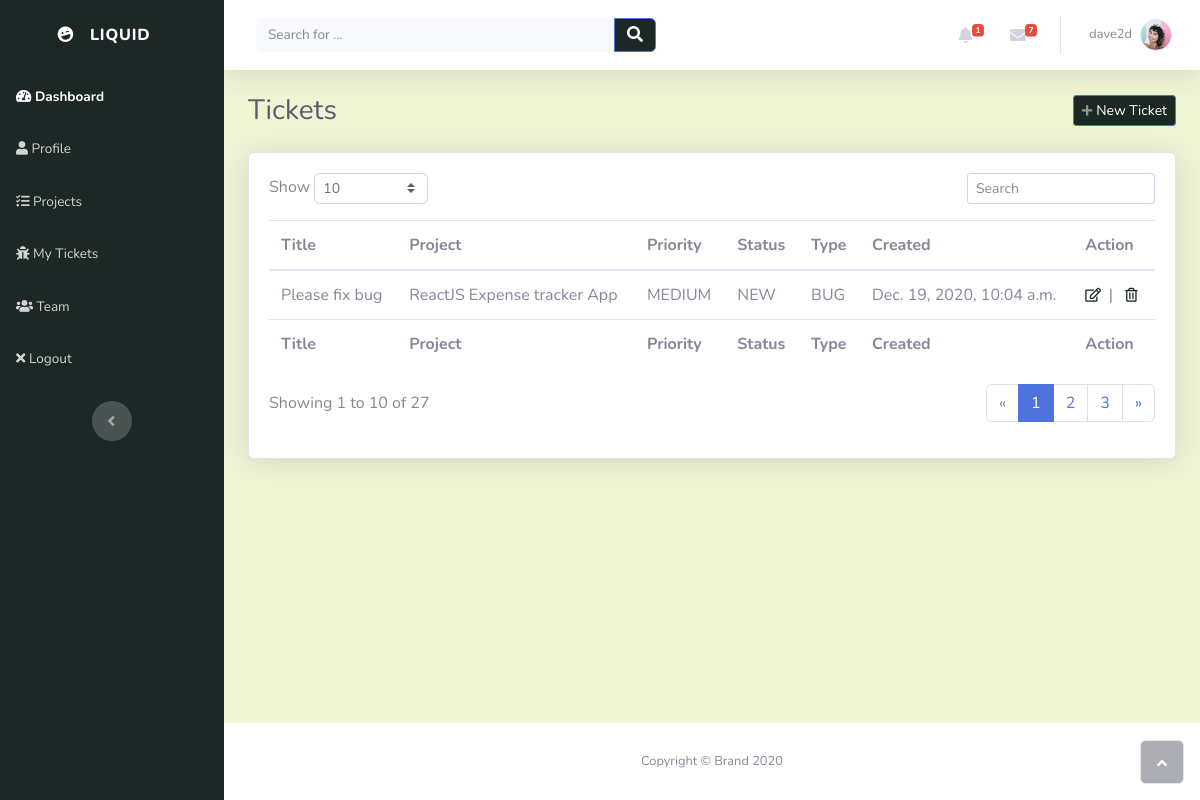
Screenshot of /tickets/ (signed in) with the database file from the repository.
### account/models.py (models this page shows, shortened)
class Account(AbstractBaseUser):
    email = models.EmailField(verbose_name="email", max_length=30, unique=True)
    username = models.CharField(max_length=30, unique=True)
    date_created = models.DateTimeField(verbose_name="date created", auto_now_add=True)
    last_login = models.DateTimeField(verbose_name="last login", auto_now=True)
    is_admin = models.BooleanField(default=False)
    is_staff = models.BooleanField(default=False)
    is_active = models.BooleanField(default=True)
    is_super_user = models.BooleanField(default=False)
    USERNAME_FIELD = 'email'
    REQUIRED_FIELDS = ['username']
    objects = AccountManager()
    def __str__(self):
        return self.username

### tickets/models.py (models this page shows)
class Ticket(models.Model):
    TICKET_PRIORITY = (
        ('NONE', 'None'),
        ('LOW', 'Low'),
        ('MEDIUM', 'Medium'),
        ('HIGH', 'High'),
    )
    TICKET_STATUS = (
        ('NEW', 'New'),
        ('IN_PROGRESS', 'In_Progress'),
        ('RESOLVED', 'Resolved'),
    )
    TICKET_TYPE = (
        ('TASK', 'Task'),
        ('BUG', 'Bug'),
        ('CHANGE', 'Change'),
        ('FEATURE', 'Feature_request')
    )
    title = models.CharField(max_length=50)
    description = models.CharField(max_length=200)
    assigned_to = models.ForeignKey(Profile, related_name="user_tickets", on_delete=models.CASCADE)
    created_by = models.ForeignKey(Profile, on_delete=models.CASCADE)
    project = models.ForeignKey(Project, related_name="tickets", on_delete=models.CASCADE)
    created_on = models.DateTimeField(verbose_name="created_on", auto_now_add=True)
    updated = models.DateTimeField(verbose_name="date updated", auto_now=True)
    priority = models.CharField(max_length=12, choices=TICKET_PRIORITY, default='NONE')
    status = models.CharField(max_length=12, choices=TICKET_STATUS, default='NEW')
    class_type = models.CharField(max_length=12, choices=TICKET_TYPE, default='TASK')
    def __str__(self):
        return self.title

### projects/models.py (models this page shows)
class Project(models.Model):
    name = models.CharField(max_length=50, unique=True)
    description = models.CharField(max_length=200)
    created_on = models.DateTimeField(verbose_name="date created", auto_now_add=True)
    created_by = models.ForeignKey(Profile, on_delete=models.CASCADE)
    def __str__(self):
        return self.name

### tickets/views.py (the view)
# urls.py: path('', views.tickets_view, name = "tickets_page"),
def tickets_view(request):
    context = {}
    user = request.user
    user_profile = get_object_or_404(Profile, user = user)
    context['user_tickets'] = Ticket.objects.filter(assigned_to = user_profile)
    context['profile'] = user_profile
    context['direct_messages'] = DirectMessage.objects.filter(receiver = user_profile).order_by('-created_on')[:5]
    context['alerts'] = Alert.objects.filter(user = user_profile).order_by('-created_on')[:5]
    return render(request, "tickets/tickets.html", context)

### tickets/templates/tickets/tickets.html (shortened to what this page needs)
{% extends "index/header.html" %} {% block title %}Teams{% endblock %} {% block content %}
<div class="d-sm-flex justify-content-between align-items-center mb-4">
	<h3 class="text-dark mb-0">Tickets</h3>
	<a
		class="btn btn-primary btn-sm d-none d-sm-inline-block"
		role="button"
		href="#"
		style="background: rgb(28, 40, 38)"
		><em class="fas fa-plus fa-sm text-white-50"></em>&nbsp;New Ticket</a
	>
</div>
<div class="card shadow">
	<div class="card-body">
		<div class="row">
			<div class="col-md-6 text-nowrap">
				<div id="dataTable_length" class="dataTables_length" aria-controls="dataTable">
					<label
						>Show&nbsp;<select class="form-control form-control-sm custom-select custom-select-sm">
							<option value="10" selected="">10</option>
							<option value="100">100</option></select
						>&nbsp;</label
					>
				</div>
			</div>
			<div class="col-md-6">
				<div class="text-md-right dataTables_filter" id="dataTable_filter">
					<label
						><input
							type="search"
							class="form-control form-control-sm"
							aria-controls="dataTable"
							placeholder="Search"
					/></label>
				</div>
			</div>
		</div>
		<div class="table-responsive table mt-2" id="dataTable" role="grid" aria-describedby="dataTable_info">
			<table class="table my-0" id="dataTable" aria-describedby="projects">
				<thead>
					{% include "tickets/snippets/table_header.html" %}
				</thead>
				<tbody>
					{% for ticket in user_tickets %} {% include "tickets/snippets/ticket.html" %} {%endfor%}
				</tbody>
				<tfoot>
					{% include "tickets/snippets/table_header.html" %}
				</tfoot>
			</table>
		</div>
		{% include "projects/snippets/pagination.html" %}
	</div>
</div>
{% endblock %}

### index/templates/index/snippets/navbar.html (shortened to what this page needs)
<nav
	class="navbar navbar-light navbar-expand bg-white shadow mb-4 topbar static-top"
	style="background: rgb(238, 244, 212)"
>
	<div class="container-fluid">
		<form class="form-inline d-none d-sm-inline-block mr-auto ml-md-3 my-2 my-md-0 mw-100 navbar-search">
			<div class="input-group">
				<input class="bg-light form-control border-0 small" type="text" placeholder="Search for ..." />
				<div class="input-group-append">
					<button class="btn btn-primary py-0" type="button" style="background: rgb(28, 40, 38)">
						<em class="fas fa-search"></em>
					</button>
				</div>
			</div>
		</form>
		<ul class="nav navbar-nav flex-nowrap ml-auto">
			<li class="nav-item dropdown no-arrow mx-1">
				<div class="nav-item dropdown no-arrow">
					<a class="dropdown-toggle nav-link" data-toggle="dropdown" aria-expanded="false" href="#"
						>{% if alerts %}<span class="badge badge-danger badge-counter">{{alerts.count}}</span>
						{%endif%}<em class="fas fa-bell fa-fw"></em
					></a>
				</div>
			</li>
			<li class="nav-item dropdown no-arrow mx-1">
				<div class="nav-item dropdown no-arrow">
					<a class="dropdown-toggle nav-link" data-toggle="dropdown" aria-expanded="false" href="#"
						><em class="fas fa-envelope fa-fw"></em
						><span class="badge badge-danger badge-counter">7</span></a
					>
				</div>
			</li>
			<li class="nav-item dropdown no-arrow">
				<div class="nav-item dropdown no-arrow">
					<a class="dropdown-toggle nav-link" data-toggle="dropdown" aria-expanded="false" href="#"
						><span class="d-none d-lg-inline mr-2 text-gray-600 small">
							{% if profile.first_name and profile.last_name %} {{profile.first_name}}
							{{profile.last_name}} {% else %} {{user}} {%endif%}
						</span>
						<img
							class="border rounded-circle img-profile"
							src="assets/img/avatars/avatar1.jpeg"
							alt="user image"
						/>
					</a>
				</div>
			</li>
		</ul>
	</div>
</nav>

### tickets/templates/tickets/snippets/ticket.html
<tr>
	<td>{{ ticket }}</td>
	<td>{{ ticket.project }}</td>
	<td>{{ ticket.priority }}</td>
	<td>{{ ticket.status }}</td>
	<td>{{ ticket.class_type }}</td>
	<td>{{ ticket.created_on }}</td>
	<td>{% include "projects/snippets/project_action.html" %}</td>
</tr>

### projects/templates/projects/snippets/project_action.html
<a role="button" href="#" style="color: rgb(28, 40, 38)" title="Edit"><em class="far fa-edit fa-sm">&nbsp</em></a>
|&nbsp&nbsp
<a role="button" href="#" style="color: rgb(28, 40, 38)" title="Delete"
	><em class="far fa-trash-alt fa-sm">&nbsp</em></a
>

### rows the page displays
Account: username "dave2d"
Ticket: title "Please fix bug", project "ReactJS Expense tracker App", priority "MEDIUM", status "NEW", class_type "BUG", created_on "Dec. 19, 2020, 10:04 a.m."

### other values shown
{{ alerts.count }} "1"
